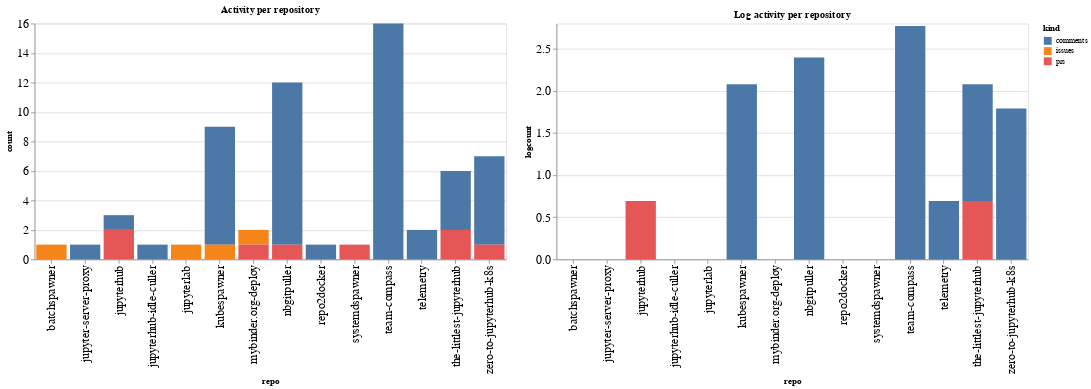

Notebook cell for this chart:
### Code cell
ch1 = alt.Chart(repo_summaries, width=600, title="Activity per repository").mark_bar().encode(
    x='repo',
    y='count',
    color='kind',
    tooltip="kind"
)

ch2 = alt.Chart(repo_summaries, width=600, title="Log activity per repository").mark_bar().encode(
    x='repo',
    y='logcount',
    color='kind',
    tooltip="kind"
)

ch1 | ch2

### Figure 1 — Vega-Lite specification as saved in the notebook (floating-point values rounded to 4 significant figures)
{"config": {"axisLeft": {"labelFontSize": 15}, "axisBottom": {"labelFontSize": 15}}, "hconcat": [{"mark": "bar", "encoding": {"color": {"type": "nominal", "field": "kind"}, "tooltip": {"type": "nominal", "field": "kind"}, "x": {"type": "nominal", "field": "repo"}, "y": {"type": "quantitative", "field": "count"}}, "title": "Activity per repository", "width": 600}, {"mark": "bar", "encoding": {"color": {"type": "nominal", "field": "kind"}, "tooltip": {"type": "nominal", "field": "kind"}, "x": {"type": "nominal", "field": "repo"}, "y": {"type": "quantitative", "field": "logcount"}}, "title": "Log activity per repository", "width": 600}], "data": {"name": "data-30d97adaba679a81f2378e27c31c0544"}, "$schema": "https://vega.github.io/schema/vega-lite/v4.8.1.json", "datasets": {"data-30d97adaba679a81f2378e27c31c0544": [{"repo": "batchspawner", "kind": "issues", "count": 1, "logcount": 0.0}, {"repo": "jupyter-server-proxy", "kind": "comments", "count": 1, "logcount": 0.0}, {"repo": "jupyterhub", "kind": "comments", "count": 1, "logcount": 0.0}, {"repo": "jupyterhub", "kind": "prs", "count": 2, "logcount": 0.6931}, {"repo": "jupyterhub-idle-culler", "kind": "comments", "count": 1, "logcount": 0.0}, {"repo": "jupyterlab", "kind": "issues", "count": 1, "logcount": 0.0}, {"repo": "kubespawner", "kind": "comments", "count": 8, "logcount": 2.079}, {"repo": "kubespawner", "kind": "issues", "count": 1, "logcount": 0.0}, {"repo": "mybinder.org-deploy", "kind": "issues", "count": 1, "logcount": 0.0}, {"repo": "mybinder.org-deploy", "kind": "prs", "count": 1, "logcount": 0.0}, {"repo": "nbgitpuller", "kind": "comments", "count": 11, "logcount": 2.398}, {"repo": "nbgitpuller", "kind": "prs", "count": 1, "logcount": 0.0}, {"repo": "repo2docker", "kind": "comments", "count": 1, "logcount": 0.0}, {"repo": "systemdspawner", "kind": "prs", "count": 1, "logcount": 0.0}, {"repo": "team-compass", "kind": "comments", "count": 16, "logcount": 2.773}, {"repo": "telemetry", "kind": "comments", "count": 2, "logcount": 0.6931}, {"repo": "the-littlest-jupyterhub", "kind": "comments", "count": 4, "logcount": 1.386}, {"repo": "the-littlest-jupyterhub", "kind": "prs", "count": 2, "logcount": 0.6931}, {"repo": "zero-to-jupyterhub-k8s", "kind": "comments", "count": 6, "logcount": 1.792}, {"repo": "zero-to-jupyterhub-k8s", "kind": "prs", "count": 1, "logcount": 0.0}]}}
